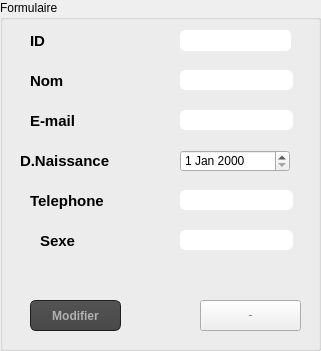
  <widget class="QGroupBox" name="groupBox_2">
   <property name="geometry">
    <rect>
     <x>30</x>
     <y>10</y>
     <width>321</width>
     <height>351</height>
    </rect>
   </property>
   <property name="styleSheet">
    <string notr="true"/>
   </property>
   <property name="title">
    <string>Formulaire</string>
   </property>
   <widget class="QLabel" name="label_id">
    <property name="geometry">
     <rect>
      <x>30</x>
      <y>30</y>
      <width>71</width>
      <height>21</height>
     </rect>
    </property>
    <property name="font">
     <font>
      <pointsize>11</pointsize>
      <weight>75</weight>
      <bold>true</bold>
     </font>
    </property>
    <property name="text">
     <string>ID</string>
    </property>
   </widget>
   <widget class="QLabel" name="label_nom">
    <property name="geometry">
     <rect>
      <x>30</x>
      <y>70</y>
      <width>71</width>
      <height>21</height>
     </rect>
    </property>
    <property name="font">
     <font>
      <pointsize>11</pointsize>
      <weight>75</weight>
      <bold>true</bold>
     </font>
    </property>
    <property name="text">
     <string>Nom</string>
    </property>
   </widget>
   <widget class="QLineEdit" name="lineEdit_nom">
    <property name="geometry">
     <rect>
      <x>180</x>
      <y>70</y>
      <width>113</width>
      <height>20</height>
     </rect>
    </property>
    <property name="styleSheet">
     <string notr="true">QLineEdit{
    background-color: white;
    box-shadow: 2px 0.5px 5px 1px inset black;
    border-radius: 5px;
    width: 70%;
    padding-right: 10px;
    padding-left: 10px;
    text-align: left;
    color: #000;
    font-size:inherit;
    font-family: Arial, Helvetica, sans-serif;  
    font-weight:normal;
    font-variant:normal;
}
QLineEdit::hover{  color: black ;
background-color:orange;}
QLineEdit::focus{  color: black ;
background-color:white;}</string>
    </property>
   </widget>
   <widget class="QPushButton" name="pushButton_ajouter">
    <property name="geometry">
     <rect>
      <x>200</x>
      <y>300</y>
      <width>101</width>
      <height>31</height>
     </rect>
    </property>
    <property name="font">
     <font>
      <pointsize>-1</pointsize>
      <weight>75</weight>
      <bold>true</bold>
     </font>
    </property>
    <property name="styleSheet">
     <string notr="true">QToolTip
{
     border: 1px solid black;
     background-color: #ffa02f;
     padding: 1px;
     border-radius: 3px;
     opacity: 100;
}

QWidget
{
    color: #b1b1b1;
    background-color: #323232;
}

QWidget:item:hover
{
    background-color: QLinearGradient( x1: 0, y1: 0, x2: 0, y2: 1, stop: 0 #ffa02f, stop: 1 #ca0619);
    color: #000000;
}

QWidget:item:selected
{
    background-color: QLinearGradient( x1: 0, y1: 0, x2: 0, y2: 1, stop: 0 #ffa02f, stop: 1 #d7801a);
}

QMenuBar::item
{
    background: transparent;
}

QMenuBar::item:selected
{
    background: transparent;
    border: 1px solid #ffaa00;
}

QMenuBar::item:pressed
{
    background: #444;
    border: 1px solid #000;
    background-color: QLinearGradient(
        x1:0, y1:0,
        x2:0, y2:1,
        stop:1 #212121,
        stop:0.4 #343434/*,
        stop:0.2 #343434,
        stop:0.1 #ffaa00*/
    );
    margin-bottom:-1px;
    padding-bottom:1px;
}

QMenu
{
    border: 1px solid #000;
}

QMenu::item
{
    padding: 2px 20px 2px 20px;
}

QMenu::item:selected
{
    color: #000000;
}

QWidget:disabled
{
    color: #404040;
    background-color: #323232;
}

QAbstractItemView
{
    background-color: QLinearGradient( x1: 0, y1: 0, x2: 0, y2: 1, stop: 0 #4d4d4d, stop: 0.1 #646464, stop: 1 #5d5d5d);
}

QWidget:focus
{
    /*border: 2px solid QLinearGradient( x1: 0, y1: 0, x2: 0, y2: 1, stop: 0 #ffa02f, stop: 1 #d7801a);*/
}

QLineEdit
{
    background-color: QLinearGradient( x1: 0, y1: 0, x2: 0, y2: 1, stop: 0 #4d4d4d, stop: 0 #646464, stop: 1 #5d5d5d);
    padding: 1px;
    border-style: solid;
    border: 1px solid #1e1e1e;
    border-radius: 5;
}

QPushButton
{
    color: #b1b1b1;
    background-color: QLinearGradient( x1: 0, y1: 0, x2: 0, y2: 1, stop: 0 #565656, stop: 0.1 #525252, stop: 0.5 #4e4e4e, stop: 0.9 #4a4a4a, stop: 1 #464646);
    border-width: 1px;
    border-color: #1e1e1e;
    border-style: solid;
    border-radius: 6;
    padding: 3px;
    font-size: 12px;
    padding-left: 5px;
    padding-right: 5px;
}

QPushButton:pressed
{
    background-color: QLinearGradient( x1: 0, y1: 0, x2: 0, y2: 1, stop: 0 #2d2d2d, stop: 0.1 #2b2b2b, stop: 0.5 #292929, stop: 0.9 #282828, stop: 1 #252525);
}

QComboBox
{
    selection-background-color: #ffaa00;
    background-color: QLinearGradient( x1: 0, y1: 0, x2: 0, y2: 1, stop: 0 #565656, stop: 0.1 #525252, stop: 0.5 #4e4e4e, stop: 0.9 #4a4a4a, stop: 1 #464646);
    border-style: solid;
    border: 1px solid #1e1e1e;
    border-radius: 5;
}

QComboBox:hover,QPushButton:hover
{
    border: 2px solid QLinearGradient( x1: 0, y1: 0, x2: 0, y2: 1, stop: 0 #ffa02f, stop: 1 #d7801a);
}


QComboBox:on
{
    padding-top: 3px;
    padding-left: 4px;
    background-color: QLinearGradient( x1: 0, y1: 0, x2: 0, y2: 1, stop: 0 #2d2d2d, stop: 0.1 #2b2b2b, stop: 0.5 #292929, stop: 0.9 #282828, stop: 1 #252525);
    selection-background-color: #ffaa00;
}

QComboBox QAbstractItemView
{
    border: 2px solid darkgray;
    selection-background-color: QLinearGradient( x1: 0, y1: 0, x2: 0, y2: 1, stop: 0 #ffa02f, stop: 1 #d7801a);
}

QComboBox::drop-down
{
     subcontrol-origin: padding;
     subcontrol-position: top right;
     width: 15px;

     border-left-width: 0px;
     border-left-color: darkgray;
     border-left-style: solid; /* just a single line */
     border-top-right-radius: 3px; /* same radius as the QComboBox */
     border-bottom-right-radius: 3px;
 }

QComboBox::down-arrow
{
     image: url(:/down_arrow.png);
}

QGroupBox:focus
{
border: 2px solid QLinearGradient( x1: 0, y1: 0, x2: 0, y2: 1, stop: 0 #ffa02f, stop: 1 #d7801a);
}

QTextEdit:focus
{
    border: 2px solid QLinearGradient( x1: 0, y1: 0, x2: 0, y2: 1, stop: 0 #ffa02f, stop: 1 #d7801a);
}

QScrollBar:horizontal {
     border: 1px solid #222222;
     background: QLinearGradient( x1: 0, y1: 0, x2: 0, y2: 1, stop: 0.0 #121212, stop: 0.2 #282828, stop: 1 #484848);
     height: 7px;
     margin: 0px 16px 0 16px;
}

QScrollBar::handle:horizontal
{
      background: QLinearGradient( x1: 0, y1: 0, x2: 1, y2: 0, stop: 0 #ffa02f, stop: 0.5 #d7801a, stop: 1 #ffa02f);
      min-height: 20px;
      border-radius: 2px;
}

QScrollBar::add-line:horizontal {
      border: 1px solid #1b1b19;
      border-radius: 2px;
      background: QLinearGradient( x1: 0, y1: 0, x2: 1, y2: 0, stop: 0 #ffa02f, stop: 1 #d7801a);
      width: 14px;
      subcontrol-position: right;
      subcontrol-origin: margin;
}

QScrollBar::sub-line:horizontal {
      border: 1px solid #1b1b19;
      border-radius: 2px;
      background: QLinearGradient( x1: 0, y1: 0, x2: 1, y2: 0, stop: 0 #ffa02f, stop: 1 #d7801a);
      width: 14px;
     subcontrol-position: left;
     subcontrol-origin: margin;
}

QScrollBar::right-arrow:horizontal, QScrollBar::left-arrow:horizontal
{
      border: 1px solid black;
      width: 1px;
      height: 1px;
      background: white;
}

QScrollBar::add-page:horizontal, QScrollBar::sub-page:horizontal
{
      background: none;
}

QScrollBar:vertical
{
      background: QLinearGradient( x1: 0, y1: 0, x2: 1, y2: 0, stop: 0.0 #121212, stop: 0.2 #282828, stop: 1 #484848);
      width: 7px;
      margin: 16px 0 16px 0;
      border: 1px solid #222222;
}

QScrollBar::handle:vertical
{
      background: QLinearGradient( x1: 0, y1: 0, x2: 0, y2: 1, stop: 0 #ffa02f, stop: 0.5 #d7801a, stop: 1 #ffa02f);
      min-height: 20px;
      border-radius: 2px;
}

QScrollBar::add-line:vertical
{
      border: 1px solid #1b1b19;
      border-radius: 2px;
      background: QLinearGradient( x1: 0, y1: 0, x2: 0, y2: 1, stop: 0 #ffa02f, stop: 1 #d7801a);
      height: 14px;
      subcontrol-position: bottom;
      subcontrol-origin: margin;
}

QScrollBar::sub-line:vertical
{
      border: 1px solid #1b1b19;
      border-radius: 2px;
      background: QLinearGradient( x1: 0, y1: 0, x2: 0, y2: 1, stop: 0 #d7801a, stop: 1 #ffa02f);
      height: 14px;
      subcontrol-position: top;
      subcontrol-origin: margin;
}

QScrollBar::up-arrow:vertical, QScrollBar::down-arrow:vertical
{
      border: 1px solid black;
      width: 1px;
      height: 1px;
      background: white;
}


QScrollBar::add-page:vertical, QScrollBar::sub-page:vertical
{
      background: none;
}

QTextEdit
{
    background-color: #242424;
}

QPlainTextEdit
{
    background-color: #242424;
}

QHeaderView::section
{
    background-color: QLinearGradient(x1:0, y1:0, x2:0, y2:1, stop:0 #616161, stop: 0.5 #505050, stop: 0.6 #434343, stop:1 #656565);
    color: white;
    padding-left: 4px;
    border: 1px solid #6c6c6c;
}

QCheckBox:disabled
{
color: #414141;
}

QDockWidget::title
{
    text-align: center;
    spacing: 3px; /* spacing between items in the tool bar */
    background-color: QLinearGradient(x1:0, y1:0, x2:0, y2:1, stop:0 #323232, stop: 0.5 #242424, stop:1 #323232);
}

QDockWidget::close-button, QDockWidget::float-button
{
    text-align: center;
    spacing: 1px; /* spacing between items in the tool bar */
    background-color: QLinearGradient(x1:0, y1:0, x2:0, y2:1, stop:0 #323232, stop: 0.5 #242424, stop:1 #323232);
}

QDockWidget::close-button:hover, QDockWidget::float-button:hover
{
    background: #242424;
}

QDockWidget::close-button:pressed, QDockWidget::float-button:pressed
{
    padding: 1px -1px -1px 1px;
}

QMainWindow::separator
{
    background-color: QLinearGradient(x1:0, y1:0, x2:0, y2:1, stop:0 #161616, stop: 0.5 #151515, stop: 0.6 #212121, stop:1 #343434);
    color: white;
    padding-left: 4px;
    border: 1px solid #4c4c4c;
    spacing: 3px; /* spacing between items in the tool bar */
}

QMainWindow::separator:hover
{

    background-color: QLinearGradient(x1:0, y1:0, x2:0, y2:1, stop:0 #d7801a, stop:0.5 #b56c17 stop:1 #ffa02f);
    color: white;
    padding-left: 4px;
    border: 1px solid #6c6c6c;
    spacing: 3px; /* spacing between items in the tool bar */
}

QToolBar::handle
{
     spacing: 3px; /* spacing between items in the tool bar */
     background: url(C:\Users\hp\Downloads\Atelier_Connexion\Atelier_Connexion\image);
}

QMenu::separator
{
    height: 2px;
    background-color: QLinearGradient(x1:0, y1:0, x2:0, y2:1, stop:0 #161616, stop: 0.5 #151515, stop: 0.6 #212121, stop:1 #343434);
    color: white;
    padding-left: 4px;
    margin-left: 10px;
    margin-right: 5px;
}

QProgressBar
{
    border: 2px solid grey;
    border-radius: 5px;
    text-align: center;
}

QProgressBar::chunk
{
    background-color: #d7801a;
    width: 2.15px;
    margin: 0.5px;
}

QTabBar::tab {
    color: #b1b1b1;
    border: 1px solid #444;
    border-bottom-style: none;
    background-color: #323232;
    padding-left: 10px;
    padding-right: 10px;
    padding-top: 3px;
    padding-bottom: 2px;
    margin-right: -1px;
}

QTabWidget::pane {
    border: 1px solid #444;
    top: 1px;
}

QTabBar::tab:last
{
    margin-right: 0; /* the last selected tab has nothing to overlap with on the right */
    border-top-right-radius: 3px;
}

QTabBar::tab:first:!selected
{
 margin-left: 0px; /* the last selected tab has nothing to overlap with on the right */


    border-top-left-radius: 3px;
}

QTabBar::tab:!selected
{
    color: #b1b1b1;
    border-bottom-style: solid;
    margin-top: 3px;
    background-color: QLinearGradient(x1:0, y1:0, x2:0, y2:1, stop:1 #212121, stop:.4 #343434);
}

QTabBar::tab:selected
{
    border-top-left-radius: 3px;
    border-top-right-radius: 3px;
    margin-bottom: 0px;
}

QTabBar::tab:!selected:hover
{
    /*border-top: 2px solid #ffaa00;
    padding-bottom: 3px;*/
    border-top-left-radius: 3px;
    border-top-right-radius: 3px;
    background-color: QLinearGradient(x1:0, y1:0, x2:0, y2:1, stop:1 #212121, stop:0.4 #343434, stop:0.2 #343434, stop:0.1 #ffaa00);
}

QRadioButton::indicator:checked, QRadioButton::indicator:unchecked{
    color: #b1b1b1;
    background-color: #323232;
    border: 1px solid #b1b1b1;
    border-radius: 6px;
}

QRadioButton::indicator:checked
{
    background-color: qradialgradient(
        cx: 0.5, cy: 0.5,
        fx: 0.5, fy: 0.5,
        radius: 1.0,
        stop: 0.25 #ffaa00,
        stop: 0.3 #323232
    );
}

QCheckBox::indicator{
    color: #b1b1b1;
    background-color: #323232;
    border: 1px solid #b1b1b1;
    width: 9px;
    height: 9px;
}

QRadioButton::indicator
{
    border-radius: 6px;
}

QRadioButton::indicator:hover, QCheckBox::indicator:hover
{
    border: 1px solid #ffaa00;
}

QCheckBox::indicator:checked
{
    image:url(:/images/checkbox.png);
}

QCheckBox::indicator:disabled, QRadioButton::indicator:disabled
{
    border: 1px solid #444;
}</string>
    </property>
    <property name="text">
     <string>Ajouter</string>
    </property>
   </widget>
   <widget class="QPushButton" name="pushButton_update">
    <property name="geometry">
     <rect>
      <x>30</x>
      <y>300</y>
      <width>91</width>
      <height>31</height>
     </rect>
    </property>
    <property name="font">
     <font>
      <pointsize>-1</pointsize>
      <weight>75</weight>
      <italic>false</italic>
      <bold>true</bold>
      <underline>false</underline>
      <strikeout>false</strikeout>
     </font>
    </property>
    <property name="styleSheet">
     <string notr="true">QToolTip
{
     border: 1px solid black;
     background-color: #ffa02f;
     padding: 1px;
     border-radius: 3px;
     opacity: 100;
}

QWidget
{
    color: #b1b1b1;
    background-color: #323232;
}

QWidget:item:hover
{
    background-color: QLinearGradient( x1: 0, y1: 0, x2: 0, y2: 1, stop: 0 #ffa02f, stop: 1 #ca0619);
    color: #000000;
}

QWidget:item:selected
{
    background-color: QLinearGradient( x1: 0, y1: 0, x2: 0, y2: 1, stop: 0 #ffa02f, stop: 1 #d7801a);
}

QMenuBar::item
{
    background: transparent;
}

QMenuBar::item:selected
{
    background: transparent;
    border: 1px solid #ffaa00;
}

QMenuBar::item:pressed
{
    background: #444;
    border: 1px solid #000;
    background-color: QLinearGradient(
        x1:0, y1:0,
        x2:0, y2:1,
        stop:1 #212121,
        stop:0.4 #343434/*,
        stop:0.2 #343434,
        stop:0.1 #ffaa00*/
    );
    margin-bottom:-1px;
    padding-bottom:1px;
}

QMenu
{
    border: 1px solid #000;
}

QMenu::item
{
    padding: 2px 20px 2px 20px;
}

QMenu::item:selected
{
    color: #000000;
}

QWidget:disabled
{
    color: #404040;
    background-color: #323232;
}

QAbstractItemView
{
    background-color: QLinearGradient( x1: 0, y1: 0, x2: 0, y2: 1, stop: 0 #4d4d4d, stop: 0.1 #646464, stop: 1 #5d5d5d);
}

QWidget:focus
{
    /*border: 2px solid QLinearGradient( x1: 0, y1: 0, x2: 0, y2: 1, stop: 0 #ffa02f, stop: 1 #d7801a);*/
}

QLineEdit
{
    background-color: QLinearGradient( x1: 0, y1: 0, x2: 0, y2: 1, stop: 0 #4d4d4d, stop: 0 #646464, stop: 1 #5d5d5d);
    padding: 1px;
    border-style: solid;
    border: 1px solid #1e1e1e;
    border-radius: 5;
}

QPushButton
{
    color: #b1b1b1;
    background-color: QLinearGradient( x1: 0, y1: 0, x2: 0, y2: 1, stop: 0 #565656, stop: 0.1 #525252, stop: 0.5 #4e4e4e, stop: 0.9 #4a4a4a, stop: 1 #464646);
    border-width: 1px;
    border-color: #1e1e1e;
    border-style: solid;
    border-radius: 6;
    padding: 3px;
    font-size: 12px;
    padding-left: 5px;
    padding-right: 5px;
}

QPushButton:pressed
{
    background-color: QLinearGradient( x1: 0, y1: 0, x2: 0, y2: 1, stop: 0 #2d2d2d, stop: 0.1 #2b2b2b, stop: 0.5 #292929, stop: 0.9 #282828, stop: 1 #252525);
}

QComboBox
{
    selection-background-color: #ffaa00;
    background-color: QLinearGradient( x1: 0, y1: 0, x2: 0, y2: 1, stop: 0 #565656, stop: 0.1 #525252, stop: 0.5 #4e4e4e, stop: 0.9 #4a4a4a, stop: 1 #464646);
    border-style: solid;
    border: 1px solid #1e1e1e;
    border-radius: 5;
}

QComboBox:hover,QPushButton:hover
{
    border: 2px solid QLinearGradient( x1: 0, y1: 0, x2: 0, y2: 1, stop: 0 #ffa02f, stop: 1 #d7801a);
}


QComboBox:on
{
    padding-top: 3px;
    padding-left: 4px;
    background-color: QLinearGradient( x1: 0, y1: 0, x2: 0, y2: 1, stop: 0 #2d2d2d, stop: 0.1 #2b2b2b, stop: 0.5 #292929, stop: 0.9 #282828, stop: 1 #252525);
    selection-background-color: #ffaa00;
}

QComboBox QAbstractItemView
{
    border: 2px solid darkgray;
    selection-background-color: QLinearGradient( x1: 0, y1: 0, x2: 0, y2: 1, stop: 0 #ffa02f, stop: 1 #d7801a);
}

QComboBox::drop-down
{
     subcontrol-origin: padding;
     subcontrol-position: top right;
     width: 15px;

     border-left-width: 0px;
     border-left-color: darkgray;
     border-left-style: solid; /* just a single line */
     border-top-right-radius: 3px; /* same radius as the QComboBox */
     border-bottom-right-radius: 3px;
 }

QComboBox::down-arrow
{
     image: url(:/down_arrow.png);
}

QGroupBox:focus
{
border: 2px solid QLinearGradient( x1: 0, y1: 0, x2: 0, y2: 1, stop: 0 #ffa02f, stop: 1 #d7801a);
}

QTextEdit:focus
{
    border: 2px solid QLinearGradient( x1: 0, y1: 0, x2: 0, y2: 1, stop: 0 #ffa02f, stop: 1 #d7801a);
}

QScrollBar:horizontal {
     border: 1px solid #222222;
     background: QLinearGradient( x1: 0, y1: 0, x2: 0, y2: 1, stop: 0.0 #121212, stop: 0.2 #282828, stop: 1 #484848);
     height: 7px;
     margin: 0px 16px 0 16px;
}

QScrollBar::handle:horizontal
{
      background: QLinearGradient( x1: 0, y1: 0, x2: 1, y2: 0, stop: 0 #ffa02f, stop: 0.5 #d7801a, stop: 1 #ffa02f);
      min-height: 20px;
      border-radius: 2px;
}

QScrollBar::add-line:horizontal {
      border: 1px solid #1b1b19;
      border-radius: 2px;
      background: QLinearGradient( x1: 0, y1: 0, x2: 1, y2: 0, stop: 0 #ffa02f, stop: 1 #d7801a);
      width: 14px;
      subcontrol-position: right;
      subcontrol-origin: margin;
}

QScrollBar::sub-line:horizontal {
      border: 1px solid #1b1b19;
      border-radius: 2px;
      background: QLinearGradient( x1: 0, y1: 0, x2: 1, y2: 0, stop: 0 #ffa02f, stop: 1 #d7801a);
      width: 14px;
     subcontrol-position: left;
     subcontrol-origin: margin;
}

QScrollBar::right-arrow:horizontal, QScrollBar::left-arrow:horizontal
{
      border: 1px solid black;
      width: 1px;
      height: 1px;
      background: white;
}

QScrollBar::add-page:horizontal, QScrollBar::sub-page:horizontal
{
      background: none;
}

QScrollBar:vertical
{
      background: QLinearGradient( x1: 0, y1: 0, x2: 1, y2: 0, stop: 0.0 #121212, stop: 0.2 #282828, stop: 1 #484848);
      width: 7px;
      margin: 16px 0 16px 0;
      border: 1px solid #222222;
}

QScrollBar::handle:vertical
{
      background: QLinearGradient( x1: 0, y1: 0, x2: 0, y2: 1, stop: 0 #ffa02f, stop: 0.5 #d7801a, stop: 1 #ffa02f);
      min-height: 20px;
      border-radius: 2px;
}

QScrollBar::add-line:vertical
{
      border: 1px solid #1b1b19;
      border-radius: 2px;
      background: QLinearGradient( x1: 0, y1: 0, x2: 0, y2: 1, stop: 0 #ffa02f, stop: 1 #d7801a);
      height: 14px;
      subcontrol-position: bottom;
      subcontrol-origin: margin;
}

QScrollBar::sub-line:vertical
{
      border: 1px solid #1b1b19;
      border-radius: 2px;
      background: QLinearGradient( x1: 0, y1: 0, x2: 0, y2: 1, stop: 0 #d7801a, stop: 1 #ffa02f);
      height: 14px;
      subcontrol-position: top;
      subcontrol-origin: margin;
}

QScrollBar::up-arrow:vertical, QScrollBar::down-arrow:vertical
{
      border: 1px solid black;
      width: 1px;
      height: 1px;
      background: white;
}


QScrollBar::add-page:vertical, QScrollBar::sub-page:vertical
{
      background: none;
}

QTextEdit
{
    background-color: #242424;
}

QPlainTextEdit
{
    background-color: #242424;
}

QHeaderView::section
{
    background-color: QLinearGradient(x1:0, y1:0, x2:0, y2:1, stop:0 #616161, stop: 0.5 #505050, stop: 0.6 #434343, stop:1 #656565);
    color: white;
    padding-left: 4px;
    border: 1px solid #6c6c6c;
}

QCheckBox:disabled
{
color: #414141;
}

QDockWidget::title
{
    text-align: center;
    spacing: 3px; /* spacing between items in the tool bar */
    background-color: QLinearGradient(x1:0, y1:0, x2:0, y2:1, stop:0 #323232, stop: 0.5 #242424, stop:1 #323232);
}

QDockWidget::close-button, QDockWidget::float-button
{
    text-align: center;
    spacing: 1px; /* spacing between items in the tool bar */
    background-color: QLinearGradient(x1:0, y1:0, x2:0, y2:1, stop:0 #323232, stop: 0.5 #242424, stop:1 #323232);
}

QDockWidget::close-button:hover, QDockWidget::float-button:hover
{
    background: #242424;
}

QDockWidget::close-button:pressed, QDockWidget::float-button:pressed
{
    padding: 1px -1px -1px 1px;
}

QMainWindow::separator
{
    background-color: QLinearGradient(x1:0, y1:0, x2:0, y2:1, stop:0 #161616, stop: 0.5 #151515, stop: 0.6 #212121, stop:1 #343434);
    color: white;
    padding-left: 4px;
    border: 1px solid #4c4c4c;
    spacing: 3px; /* spacing between items in the tool bar */
}

QMainWindow::separator:hover
{

    background-color: QLinearGradient(x1:0, y1:0, x2:0, y2:1, stop:0 #d7801a, stop:0.5 #b56c17 stop:1 #ffa02f);
    color: white;
    padding-left: 4px;
    border: 1px solid #6c6c6c;
    spacing: 3px; /* spacing between items in the tool bar */
}

QToolBar::handle
{
     spacing: 3px; /* spacing between items in the tool bar */
     background: url(:/images/handle.png);
}

QMenu::separator
{
    height: 2px;
    background-color: QLinearGradient(x1:0, y1:0, x2:0, y2:1, stop:0 #161616, stop: 0.5 #151515, stop: 0.6 #212121, stop:1 #343434);
    color: white;
    padding-left: 4px;
    margin-left: 10px;
    margin-right: 5px;
}

QProgressBar
{
    border: 2px solid grey;
    border-radius: 5px;
    text-align: center;
}

QProgressBar::chunk
{
    background-color: #d7801a;
    width: 2.15px;
    margin: 0.5px;
}

QTabBar::tab {
    color: #b1b1b1;
    border: 1px solid #444;
    border-bottom-style: none;
    background-color: #323232;
    padding-left: 10px;
    padding-right: 10px;
    padding-top: 3px;
    padding-bottom: 2px;
    margin-right: -1px;
}

QTabWidget::pane {
    border: 1px solid #444;
    top: 1px;
}

QTabBar::tab:last
{
    margin-right: 0; /* the last selected tab has nothing to overlap with on the right */
    border-top-right-radius: 3px;
}

QTabBar::tab:first:!selected
{
 margin-left: 0px; /* the last selected tab has nothing to overlap with on the right */


    border-top-left-radius: 3px;
}

QTabBar::tab:!selected
{
    color: #b1b1b1;
    border-bottom-style: solid;
    margin-top: 3px;
    background-color: QLinearGradient(x1:0, y1:0, x2:0, y2:1, stop:1 #212121, stop:.4 #343434);
}

QTabBar::tab:selected
{
    border-top-left-radius: 3px;
    border-top-right-radius: 3px;
    margin-bottom: 0px;
}

QTabBar::tab:!selected:hover
{
    /*border-top: 2px solid #ffaa00;
    padding-bottom: 3px;*/
    border-top-left-radius: 3px;
    border-top-right-radius: 3px;
    background-color: QLinearGradient(x1:0, y1:0, x2:0, y2:1, stop:1 #212121, stop:0.4 #343434, stop:0.2 #343434, stop:0.1 #ffaa00);
}

QRadioButton::indicator:checked, QRadioButton::indicator:unchecked{
    color: #b1b1b1;
    background-color: #323232;
    border: 1px solid #b1b1b1;
    border-radius: 6px;
}

QRadioButton::indicator:checked
{
    background-color: qradialgradient(
        cx: 0.5, cy: 0.5,
        fx: 0.5, fy: 0.5,
        radius: 1.0,
        stop: 0.25 #ffaa00,
        stop: 0.3 #323232
    );
}

QCheckBox::indicator{
    color: #b1b1b1;
    background-color: #323232;
    border: 1px solid #b1b1b1;
    width: 9px;
    height: 9px;
}

QRadioButton::indicator
{
    border-radius: 6px;
}

QRadioButton::indicator:hover, QCheckBox::indicator:hover
{
    border: 1px solid #ffaa00;
}

QCheckBox::indicator:checked
{
    image:url(:/images/checkbox.png);
}

QCheckBox::indicator:disabled, QRadioButton::indicator:disabled
{
    border: 1px solid #444;
}</string>
    </property>
    <property name="text">
     <string>Modifier</string>
    </property>
   </widget>
   <widget class="QLineEdit" name="lineEdit_id">
    <property name="geometry">
     <rect>
      <x>180</x>
      <y>30</y>
      <width>111</width>
      <height>21</height>
     </rect>
    </property>
    <property name="styleSheet">
     <string notr="true">QLineEdit{
    background-color: white;
    box-shadow: 2px 0.5px 5px 1px inset black;
    border-radius: 5px;
    width: 70%;
    padding-right: 10px;
    padding-left: 10px;
    text-align: left;
    color: #000;
    font-size:inherit;
    font-family: Arial, Helvetica, sans-serif;  
    font-weight:normal;
    font-variant:normal;
}
QLineEdit::hover{  color: black ;
background-color:orange;}
QLineEdit::focus{  color: black ;
background-color:white;}</string>
    </property>
   </widget>
   <widget class="QLineEdit" name="lineEdit_email">
    <property name="geometry">
     <rect>
      <x>180</x>
      <y>110</y>
      <width>113</width>
      <height>20</height>
     </rect>
    </property>
    <property name="styleSheet">
     <string notr="true">QLineEdit{
    background-color: white;
    box-shadow: 2px 0.5px 5px 1px inset black;
    border-radius: 5px;
    width: 70%;
    padding-right: 10px;
    padding-left: 10px;
    text-align: left;
    color: #000;
    font-size:inherit;
    font-family: Arial, Helvetica, sans-serif;  
    font-weight:normal;
    font-variant:normal;
}
QLineEdit::hover{  color: black ;
background-color:orange;}
QLineEdit::focus{  color: black ;
background-color:white;}</string>
    </property>
   </widget>
   <widget class="QLineEdit" name="lineEdit_sexe">
    <property name="geometry">
     <rect>
      <x>180</x>
      <y>230</y>
      <width>113</width>
      <height>20</height>
     </rect>
    </property>
    <property name="styleSheet">
     <string notr="true">QLineEdit{
    background-color: white;
    box-shadow: 2px 0.5px 5px 1px inset black;
    border-radius: 5px;
    width: 70%;
    padding-right: 10px;
    padding-left: 10px;
    text-align: left;
    color: #000;
    font-size:inherit;
    font-family: Arial, Helvetica, sans-serif;  
    font-weight:normal;
    font-variant:normal;
}
QLineEdit::hover{  color: black ;
background-color:orange;}
QLineEdit::focus{  color: black ;
background-color:white;}</string>
    </property>
   </widget>
   <widget class="QLineEdit" name="lineEdit_tel">
    <property name="geometry">
     <rect>
      <x>180</x>
      <y>190</y>
      <width>113</width>
      <height>20</height>
     </rect>
    </property>
    <property name="styleSheet">
     <string notr="true">QLineEdit{
    background-color: white;
    box-shadow: 2px 0.5px 5px 1px inset black;
    border-radius: 5px;
    width: 70%;
    padding-right: 10px;
    padding-left: 10px;
    text-align: left;
    color: #000;
    font-size:inherit;
    font-family: Arial, Helvetica, sans-serif;  
    font-weight:normal;
    font-variant:normal;
}
QLineEdit::hover{  color: black ;
background-color:orange;}
QLineEdit::focus{  color: black ;
background-color:white;}</string>
    </property>
   </widget>
   <widget class="QLabel" name="label_nom_2">
    <property name="geometry">
     <rect>
      <x>30</x>
      <y>110</y>
      <width>71</width>
      <height>21</height>
     </rect>
    </property>
    <property name="font">
     <font>
      <pointsize>11</pointsize>
      <weight>75</weight>
      <bold>true</bold>
     </font>
    </property>
    <property name="text">
     <string>E-mail</string>
    </property>
   </widget>
   <widget class="QLabel" name="label_nom_3">
    <property name="geometry">
     <rect>
      <x>20</x>
      <y>150</y>
      <width>121</width>
      <height>21</height>
     </rect>
    </property>
    <property name="font">
     <font>
      <pointsize>11</pointsize>
      <weight>75</weight>
      <bold>true</bold>
     </font>
    </property>
    <property name="text">
     <string>D.Naissance</string>
    </property>
   </widget>
   <widget class="QDateEdit" name="dateEdit">
    <property name="geometry">
     <rect>
      <x>180</x>
      <y>150</y>
      <width>110</width>
      <height>22</height>
     </rect>
    </property>
   </widget>
   <widget class="QLabel" name="label_nom_4">
    <property name="geometry">
     <rect>
      <x>30</x>
      <y>190</y>
      <width>101</width>
      <height>21</height>
     </rect>
    </property>
    <property name="font">
     <font>
      <pointsize>11</pointsize>
      <weight>75</weight>
      <bold>true</bold>
     </font>
    </property>
    <property name="text">
     <string>Telephone</string>
    </property>
   </widget>
   <widget class="QLabel" name="label_nom_5">
    <property name="geometry">
     <rect>
      <x>40</x>
      <y>230</y>
      <width>71</width>
      <height>21</height>
     </rect>
    </property>
    <property name="font">
     <font>
      <pointsize>11</pointsize>
      <weight>75</weight>
      <bold>true</bold>
     </font>
    </property>
    <property name="text">
     <string>Sexe</string>
    </property>
   </widget>
  </widget>
